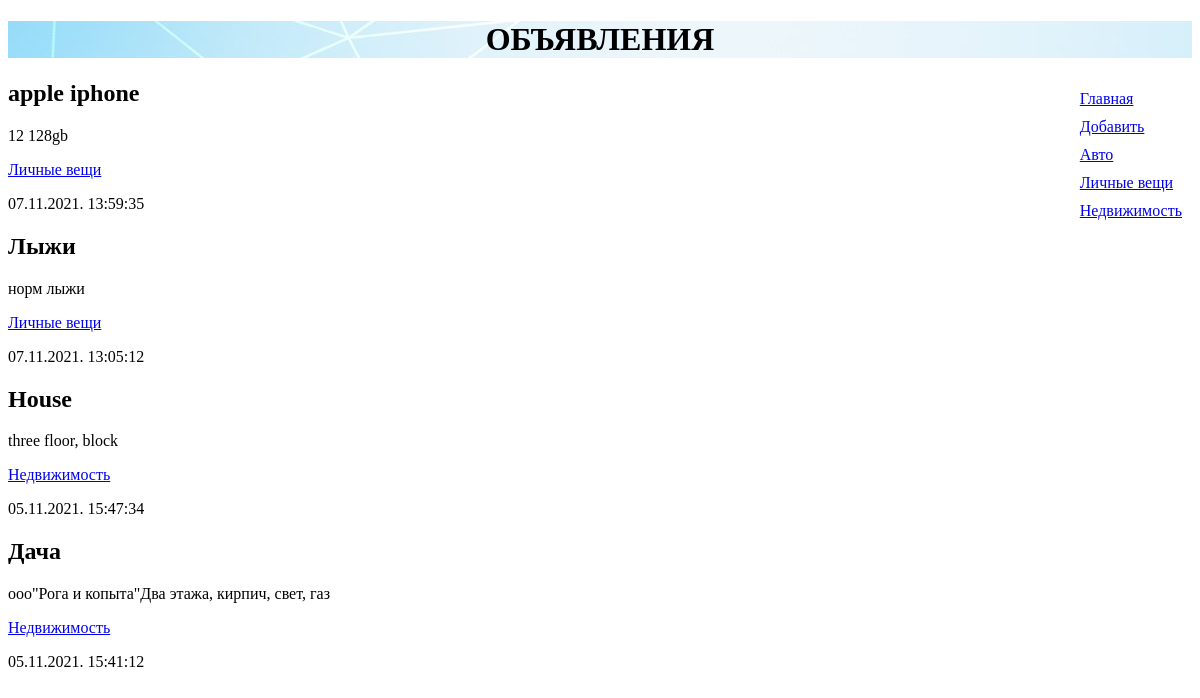
/bboard/, run on the app's committed database.
### bboard/models.py (models this page shows, shortened)
class Rubric(models.Model):
    name = models.CharField(max_length=20, db_index=True, verbose_name='Название')
    class Meta:
        verbose_name_plural = 'Рубрики'
        verbose_name = 'Рубрика'
        ordering = ['name']

class Bb(models.Model):
    title = models.CharField(max_length=50, verbose_name='Товар')
    content = models.TextField(null=True, blank=True, verbose_name='Описание')
    price = models.FloatField(null=True, blank=True, verbose_name='Цена')
    published = models.DateTimeField(auto_now_add=True, db_index=True, verbose_name='Опубликовано')
    rubric = models.ForeignKey('Rubric', null=True, on_delete=models.PROTECT, verbose_name='Рубрика')
    list_display = ('title', 'content', 'price', 'published', 'rubric')
    class Meta:
        verbose_name_plural = 'Объявления'
        verbose_name = 'Объявление'
        ordering = ['-published']

### bboard/views.py (the view)
# urls.py: path('', index, name='index'),
def index(request):
    bbs = Bb.objects.all()
    rubrics = Rubric.objects.all()
    context = {'bbs': bbs, 'rubrics': rubrics}
    return render(request, 'bboard/index.html', context)

### bboard/templates/bboard/index.html
{% extends 'layout/basic.html' %}
{% block content %}
{% for bb in bbs %}
<div class="b">
        <h2>{{ bb.title }}</h2>
        <p>{{ bb.content }}</p>
        <p><a href="/bboard/{{ bb.rubric.pk }}/"> {{ bb.rubric.name }}</a></p>
        <p>{{ bb.published|date:'d.m.Y. H:i:s' }}</p>
    </div>
{% endfor %}
{% endblock %}

### bboard/templates/layout/basic.html (shortened to what this page needs)
{% load static %}
<!DOCTYPE html>
<html>
<head>
    <link rel="stylesheet" type="text/css" href="{% static 'bboard/style.css' %}">
</head>
<body>
    <header>
        <h1>Объявления</h1>
    </header>
    <nav>
        <a href="{% url 'index' %}">Главная</a>
        <a href="{% url 'add' %}">Добавить</a>
        {% for rubric in rubrics %}
        <a href="{% url 'by_rubric' rubric.pk %}">{{ rubric.name }}</a>
        {% endfor %}
    </nav>
    <section>
        {% block content %}
        {% endblock %}
    </section>
</body>
</html>

### bboard/static/bboard/style.css (style rules this page uses)
header h1 { font-size: 24pt; text-transform : uppercase; text-align: center; background: url("bg.jpg"); }
nav { font-size: 12pt; width: 100рх; float: right; }
nav a { display: block; margin: 10px; }
section { margin-right: 170рх; }

### data on the page
Rubric: name "Авто"
Rubric: name "Личные вещи"
Rubric: name "Недвижимость"
Bb: title "apple iphone", content "12 128gb", rubric.name "Личные вещи", published "07.11.2021. 13:59:35"
Bb: title "Лыжи", content "норм лыжи", rubric.name "Личные вещи", published "07.11.2021. 13:05:12"
Bb: title "House", content "three floor, block", rubric.name "Недвижимость", published "05.11.2021. 15:47:34"
Bb: title "Дача", content "ооо\"Рога и копыта\"Два этажа, кирпич, свет, газ", rubric.name "Недвижимость", published "05.11.2021. 15:41:12"
